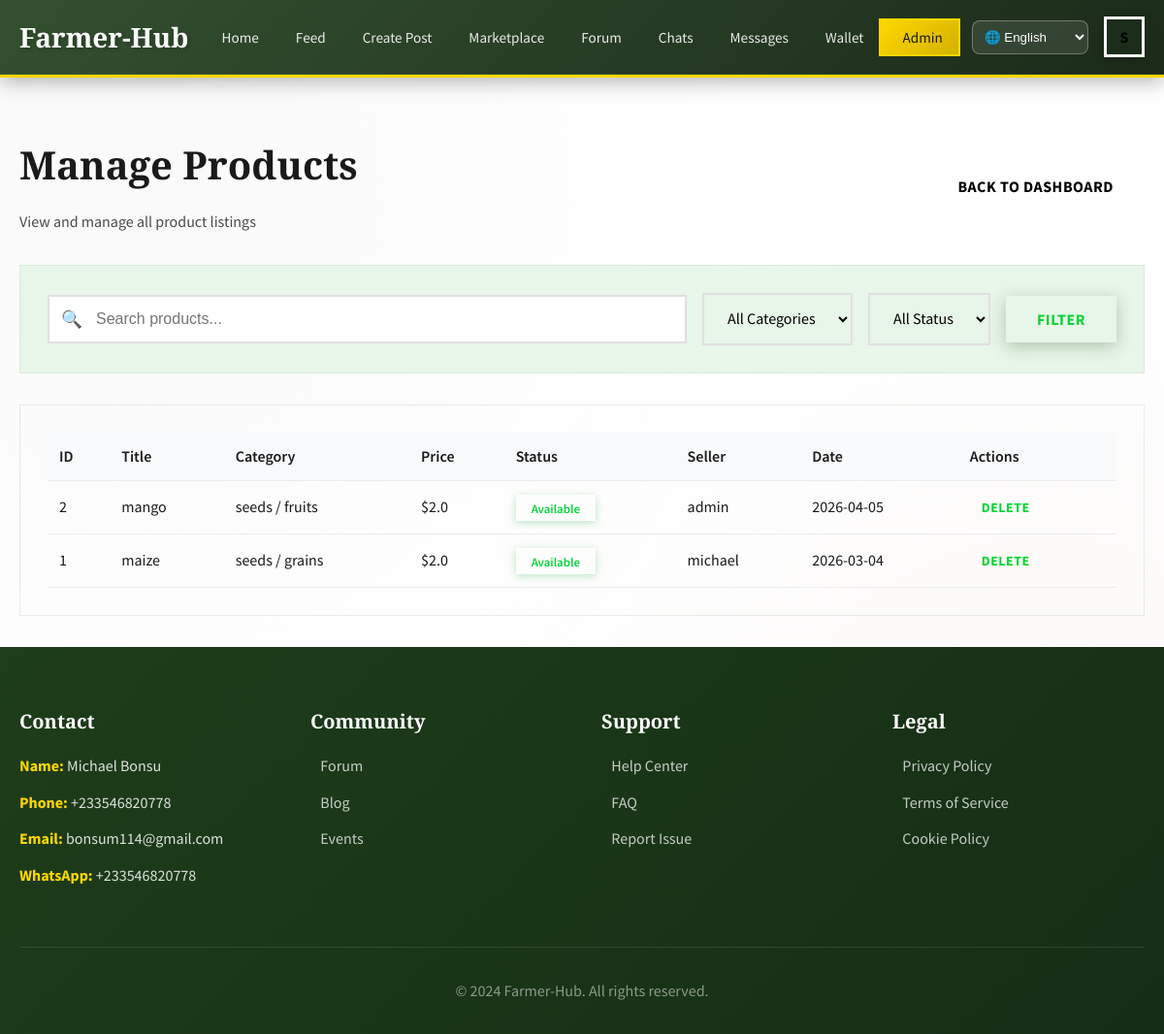
The app's page /admin/products (signed in) with its own data.
### app.py (models this page shows, shortened)
class User(UserMixin, db.Model):
    id = db.Column(db.Integer, primary_key=True)
    username = db.Column(db.String(80), unique=True, nullable=False)
    email = db.Column(db.String(120), unique=True, nullable=False)
    password_hash = db.Column(db.String(200), nullable=False)
    full_name = db.Column(db.String(100), nullable=False)
    location = db.Column(db.String(100))
    farm_type = db.Column(db.String(50))  # crop, livestock, mixed
    bio = db.Column(db.Text)
    avatar = db.Column(db.String(200), default='default-avatar.png')
    social_provider = db.Column(db.String(20))  # google, facebook, twitter, local
    language = db.Column(db.String(10), default='en')  # en, es, fr, de, zh, hi
    is_admin = db.Column(db.Boolean, default=False)
    is_active = db.Column(db.Boolean, default=True)
    created_at = db.Column(db.DateTime, default=datetime.utcnow)
    last_login = db.Column(db.DateTime)
    login_count = db.Column(db.Integer, default=0)
    products = db.relationship('Product', backref='seller', lazy=True)
    questions = db.relationship('Question', backref='author', lazy=True)
    answers = db.relationship('Answer', backref='author', lazy=True)
    offers_sent = db.relationship('Offer', foreign_keys='Offer.buyer_id', backref='buyer', lazy=True)
    offers_received = db.relationship('Offer', foreign_keys='Offer.seller_id', backref='seller', lazy=True)
    messages_sent = db.relationship('Message', foreign_keys='Message.sender_id', backref='sender', lazy=True)
    messages_received = db.relationship('Message', foreign_keys='Message.receiver_id', backref='receiver', lazy=True)

class Product(db.Model):
    id = db.Column(db.Integer, primary_key=True)
    seller_id = db.Column(db.Integer, db.ForeignKey('user.id'), nullable=False)
    title = db.Column(db.String(150), nullable=False)
    description = db.Column(db.Text, nullable=False)
    category = db.Column(db.String(50), nullable=False)  # seeds, animals
    subcategory = db.Column(db.String(50))  # vegetables, fruits, livestock, poultry
    price = db.Column(db.Float, nullable=False)
    quantity = db.Column(db.Integer, default=1)
    unit = db.Column(db.String(20))  # kg, piece, liter
    image_url = db.Column(db.String(200))
    status = db.Column(db.String(20), default='available')  # available, sold, reserved
    created_at = db.Column(db.DateTime, default=datetime.utcnow)
    offers = db.relationship('Offer', backref='product', lazy=True)

### app.py (the view)
@app.route('/admin/products')
@login_required
@admin_required
def admin_products():
    search = request.args.get('search')
    category = request.args.get('category')
    status = request.args.get('status')
    query = Product.query
    if search:
        query = query.filter(Product.title.ilike(f'%{search}%'))
    if category:
        query = query.filter_by(category=category)
    if status:
        query = query.filter_by(status=status)
    products = query.order_by(Product.created_at.desc()).all()
    return render_template('admin/products.html', products=products)

### app.py (called while the page is built)
@login_manager.user_loader
def load_user(user_id):
    return User.query.get(int(user_id))

@app.context_processor
def inject_translations():
    lang = 'en'
    if current_user.is_authenticated and current_user.language:
        lang = current_user.language
    elif session.get('language'):
        lang = session['language']
    return dict(
        languages=LANGUAGES,
        current_language=lang,
        t=TRANSLATIONS.get(lang, TRANSLATIONS['en'])
    )

def admin_required(f):
    from functools import wraps
    @wraps(f)
    def decorated_function(*args, **kwargs):
        if not current_user.is_authenticated:
            flash('Please log in to access this page.', 'error')
            return redirect(url_for('login'))
        if not current_user.is_admin:
            flash('You do not have admin privileges.', 'error')
            return redirect(url_for('dashboard'))
        return f(*args, **kwargs)
    return decorated_function

### templates/admin/products.html (shortened to what this page needs)
{% extends "layout.html" %}
{% block content %}
<div class="container mt-4">
    <div class="d-flex justify-between align-center mb-4">
        <div>
            <h1 style="color: #1A1A1A;">Manage Products</h1>
            <p class="text-secondary" style="color: #4A4A4A;">View and manage all product listings</p>
        </div>
        <a href="{{ url_for('admin_dashboard') }}" class="btn btn-outline">Back to Dashboard</a>
    </div>
    <div class="marketplace-filters mb-4">
        <form method="GET" class="filter-group">
            <div class="search-box">
                <input type="text" name="search" placeholder="Search products..." value="{{ request.args.get('search', '') }}">
            </div>
            <select name="category" class="form-select" style="width: auto;">
                <option value="">All Categories</option>
            </select>
            <select name="status" class="form-select" style="width: auto;">
                <option value="">All Status</option>
            </select>
            <button type="submit" class="btn btn-primary">Filter</button>
        </form>
    </div>
    <div class="card">
        <div class="card-body" style="color: #1A1A1A;">
            <table class="table">
                <thead>
                    <tr style="color: #1A1A1A;">
                        <th>ID</th>
                        <th>Title</th>
                        <th>Category</th>
                        <th>Price</th>
                        <th>Status</th>
                        <th>Seller</th>
                        <th>Date</th>
                        <th>Actions</th>
                    </tr>
                </thead>
                <tbody style="color: #1A1A1A;">
                    {% for product in products %}
                    <tr style="color: #1A1A1A;">
                        <td>{{ product.id }}</td>
                        <td>{{ product.title }}</td>
                        <td>{{ product.category }} / {{ product.subcategory or 'N/A' }}</td>
                        <td>${{ product.price }}</td>
                        <td>
                            {% if product.status == 'available' %}
                            <span class="solved-badge">Available</span>
                            {% elif product.status == 'sold' %}
                            <span class="unsolved-badge">Sold</span>
                            {% else %}
                            <span class="badge bg-warning">{{ product.status }}</span>
                            {% endif %}
                        </td>
                        <td>{{ product.seller.username }}</td>
                        <td>{{ product.created_at.strftime('%Y-%m-%d') }}</td>
                        <td>
                            <form method="POST" action="{{ url_for('admin_delete_product', product_id=product.id) }}" style="display: inline;" onsubmit="return confirm('Are you sure you want to delete this product?');">
                                <button type="submit" class="btn btn-sm btn-danger">Delete</button>
                            </form>
                        </td>
                    </tr>
                    {% else %}
                    <tr>
                        <td colspan="8" class="text-center">No products found</td>
                    </tr>
                    {% endfor %}
                </tbody>
            </table>
        </div>
    </div>
</div>
{% endblock %}

### templates/layout.html (shortened to what this page needs)
<!DOCTYPE html>
<html lang="en">
<head>
    <link rel="stylesheet" href="{{ url_for('static', filename='css/style.css') }}">
    <link rel="stylesheet" href="{{ url_for('static', filename='css/animations.css') }}">
</head>
<body>
    {% if current_user.is_authenticated %}
    <nav class="navbar">
        <div class="navbar-container">
            <a href="{{ url_for('dashboard') }}" class="navbar-brand">
                Farmer-Hub
            </a>
            <div class="navbar-dashboard">
                <ul class="navbar-menu">
                    <li><a href="{{ url_for('dashboard') }}" title="Dashboard"><span class="nav-text">Home</span></a></li>
                    <li><a href="{{ url_for('feed') }}" title="Feed"><span class="nav-text">Feed</span></a></li>
                    <li><a href="{{ url_for('create_post') }}" title="Create Post"><span class="nav-text">Create Post</span></a></li>
                    <li><a href="{{ url_for('marketplace') }}" title="Marketplace"><span class="nav-text">Marketplace</span></a></li>
                    <li><a href="{{ url_for('forum') }}" title="Forum"><span class="nav-text">Forum</span></a></li>
                    <li><a href="{{ url_for('chats') }}" title="Chats"><span class="nav-text">Chats</span></a></li>
                    <li><a href="{{ url_for('messages') }}" title="Messages"><span class="nav-text">Messages</span></a></li>
                    <li><a href="{{ url_for('wallet') }}" title="Wallet"><span class="nav-text">Wallet</span></a></li>
                    {% if current_user.is_admin %}
                    <li><a href="{{ url_for('admin_dashboard') }}" title="Admin" class="admin-link"><span class="nav-text">Admin</span></a></li>
                    {% endif %}
                </ul>
            </div>
            <div class="navbar-actions">
                <div class="language-selector">
                    <select onchange="window.location.href='?lang='+this.value" style="padding: 0.5rem; border-radius: 8px; border: 1px solid rgba(255,255,255,0.3); background: rgba(255,255,255,0.1); color: white;">
                        <option value="en" {% if session.get('lang')=='en' or not session.get('lang') %}selected{% endif %}>🌐 English</option>
                    </select>
                </div>
                <div class="user-dropdown">
                    <div class="user-avatar">
                        {{ current_user.full_name[0]|upper }}
                    </div>
                </div>
            </div>
        </div>
    </nav>
    {% endif %}
    <div class="main-content">
        {% block content %}{% endblock %}
    </div>
    {% if current_user.is_authenticated %}
    <footer class="footer" style="background: linear-gradient(135deg, #1E3D1A 0%, #152d15 100%); color: white; padding: 4rem 0 2rem;">
        <div class="container">
            <div class="footer-content">
                <div class="footer-section" style="color: white;">
                    <h4 style="color: white;">Contact</h4>
                    <ul style="color: rgba(255,255,255,0.85);">
                        <li><strong style="color: #FFD700;">Name:</strong> Michael Bonsu</li>
                        <li><strong style="color: #FFD700;">Phone:</strong> +233546820778</li>
                        <li><strong style="color: #FFD700;">Email:</strong> bonsum114@gmail.com</li>
                        <li><strong style="color: #FFD700;">WhatsApp:</strong> +233546820778</li>
                    </ul>
                </div>
                <div class="footer-section">
                    <h4>Community</h4>
                    <ul>
                        <li><a href="{{ url_for('forum') }}">Forum</a></li>
                        <li><a href="#">Blog</a></li>
                        <li><a href="#">Events</a></li>
                    </ul>
                </div>
                <div class="footer-section">
                    <h4>Support</h4>
                    <ul>
                        <li><a href="#">Help Center</a></li>
                        <li><a href="#">FAQ</a></li>
                        <li><a href="#">Report Issue</a></li>
                    </ul>
                </div>
                <div class="footer-section">
                    <h4>Legal</h4>
                    <ul>
                        <li><a href="#">Privacy Policy</a></li>
                        <li><a href="#">Terms of Service</a></li>
                        <li><a href="#">Cookie Policy</a></li>
                    </ul>
                </div>
            </div>
            <div class="footer-bottom">
                <p>&copy; 2024 Farmer-Hub. All rights reserved.</p>
            </div>
        </div>
    </footer>
    {% endif %}
</body>
</html>

### css/animations.css (style rules this page uses)
.card { transition: all 0.3s cubic-bezier(0.4, 0, 0.2, 1); }
.btn { position: relative; overflow: hidden; }
.btn::before { content: ''; position: absolute; top: 0; left: -100%; width: 100%; height: 100%; background: linear-gradient( 90deg, transparent, rgba(255, 255, 255, 0.3), transparent ); transition: left 0.5s ease; }
.navbar-menu a { position: relative; }
.navbar-menu a::after { content: ''; position: absolute; bottom: 0; left: 50%; width: 0; height: 2px; background: #FFD700; transition: all 0.3s ease; transform: translateX(-50%); }

### templates/admin/products.html (style rules this page uses)
.table { width: 100%; border-collapse: collapse; }
.table th, .table td { padding: 12px; text-align: left; border-bottom: 1px solid #eee; color: #1A1A1A; }
.table th { background: #f8f9fa; font-weight: 600; }
.btn-danger { background: #dc3545; color: white; border: none; padding: 6px 12px; border-radius: 4px; cursor: pointer; }

### records on screen
User: full_name "S"
Product: id "2", title "mango", category "seeds", subcategory "fruits", price "2.0", status "Available", seller.username "admin", created_at "2026-04-05"
Product: id "1", title "maize", category "seeds", subcategory "grains", price "2.0", status "Available", seller.username "michael", created_at "2026-03-04"
